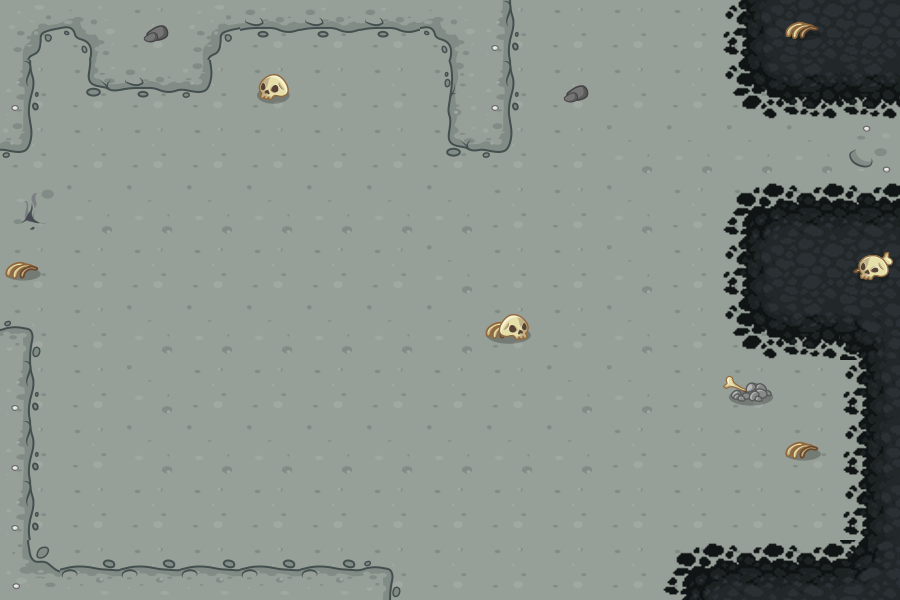

Tiled map render using the project's own tile images. Description and the map definition, with tile-layer contents summarised, below:
An orthogonal 15x10 tile map with 60x60 px tiles, 3 tile layers (Tile Layer 1, Tile Layer 2, Tile Layer 3), 2 tilesets.

<map version="1.0" orientation="orthogonal" renderorder="right-down" width="15" height="10" tilewidth="60" tileheight="60" nextobjectid="1">
 <tileset firstgid="1" name="dark_ground@60" tilewidth="60" tileheight="60" tilecount="24">
  <image source="terrain/dark_ground@60.png" width="180" height="480" />
  <tile id="1">
   <properties>
    <property name="blocked" value="" />
   </properties>
  </tile>
  <tile id="3">
   <properties>
    <property name="blocked" value="" />
   </properties>
  </tile>
  <tile id="4">
   <properties>
    <property name="blocked" value="" />
   </properties>
  </tile>
  <tile id="6">
   <properties>
    <property name="blocked" value="" />
   </properties>
  </tile>
  <tile id="7">
   <properties>
    <property name="blocked" value="" />
   </properties>
  </tile>
  <tile id="8">
   <properties>
    <property name="blocked" value="" />
   </properties>
  </tile>
  <tile id="9">
   <properties>
    <property name="blocked" value="" />
   </properties>
  </tile>
  <tile id="10">
   <properties>
    <property name="blocked" value="" />
   </properties>
  </tile>
  <tile id="11">
   <properties>
    <property name="blocked" value="" />
   </properties>
  </tile>
  <tile id="12">
   <properties>
    <property name="blocked" value="" />
   </properties>
  </tile>
  <tile id="13">
   <properties>
    <property name="blocked" value="" />
   </properties>
  </tile>
  <tile id="14">
   <properties>
    <property name="blocked" value="" />
   </properties>
  </tile>
  <tile id="15">
   <properties>
    <property name="blocked" value="" />
   </properties>
  </tile>
  <tile id="17">
   <properties>
    <property name="blocked" value="" />
   </properties>
  </tile>
  <tile id="18">
   <properties>
    <property name="blocked" value="" />
   </properties>
  </tile>
  <tile id="19">
   <properties>
    <property name="blocked" value="" />
   </properties>
  </tile>
  <tile id="20">
   <properties>
    <property name="blocked" value="" />
   </properties>
  </tile>
  <tile id="21">
   <properties>
    <property name="walkable" value="" />
   </properties>
  </tile>
  <tile id="22">
   <properties>
    <property name="spawn" value="" />
    <property name="walkable" value="" />
   </properties>
  </tile>
  <tile id="23">
   <properties>
    <property name="base" value="" />
    <property name="walkable" value="" />
   </properties>
  </tile>
 </tileset>
 <tileset firstgid="25" name="lava_ground@60" tilewidth="60" tileheight="60" tilecount="18">
  <image source="terrain/lava_ground@60.png" width="180" height="360" />
  <tile id="1">
   <properties>
    <property name="blocked" value="" />
   </properties>
  </tile>
  <tile id="2">
   <properties>
    <property name="blocked" value="" />
   </properties>
  </tile>
  <tile id="4">
   <properties>
    <property name="blocked" value="" />
   </properties>
  </tile>
  <tile id="5">
   <properties>
    <property name="blocked" value="" />
   </properties>
  </tile>
  <tile id="6">
   <properties>
    <property name="blocked" value="" />
   </properties>
  </tile>
  <tile id="7">
   <properties>
    <property name="blocked" value="" />
   </properties>
  </tile>
  <tile id="8">
   <properties>
    <property name="blocked" value="" />
   </properties>
  </tile>
  <tile id="9">
   <properties>
    <property name="blocked" value="" />
   </properties>
  </tile>
  <tile id="11">
   <properties>
    <property name="blocked" value="" />
   </properties>
  </tile>
  <tile id="12">
   <properties>
    <property name="blocked" value="" />
   </properties>
  </tile>
  <tile id="13">
   <properties>
    <property name="blocked" value="" />
   </properties>
  </tile>
  <tile id="14">
   <properties>
    <property name="blocked" value="" />
   </properties>
  </tile>
 </tileset>
 <layer name="Tile Layer 1" width="15" height="10">
  <data>[150 cells, 150 non-empty, 4 distinct tile ids]</data>
 </layer>
 <layer name="Tile Layer 2" width="15" height="10">
  <data>[150 cells, 52 non-empty, 19 distinct tile ids]</data>
 </layer>
 <layer name="Tile Layer 3" width="15" height="10">
  <data>[150 cells, 9 non-empty, 6 distinct tile ids]</data>
 </layer>
</map>
